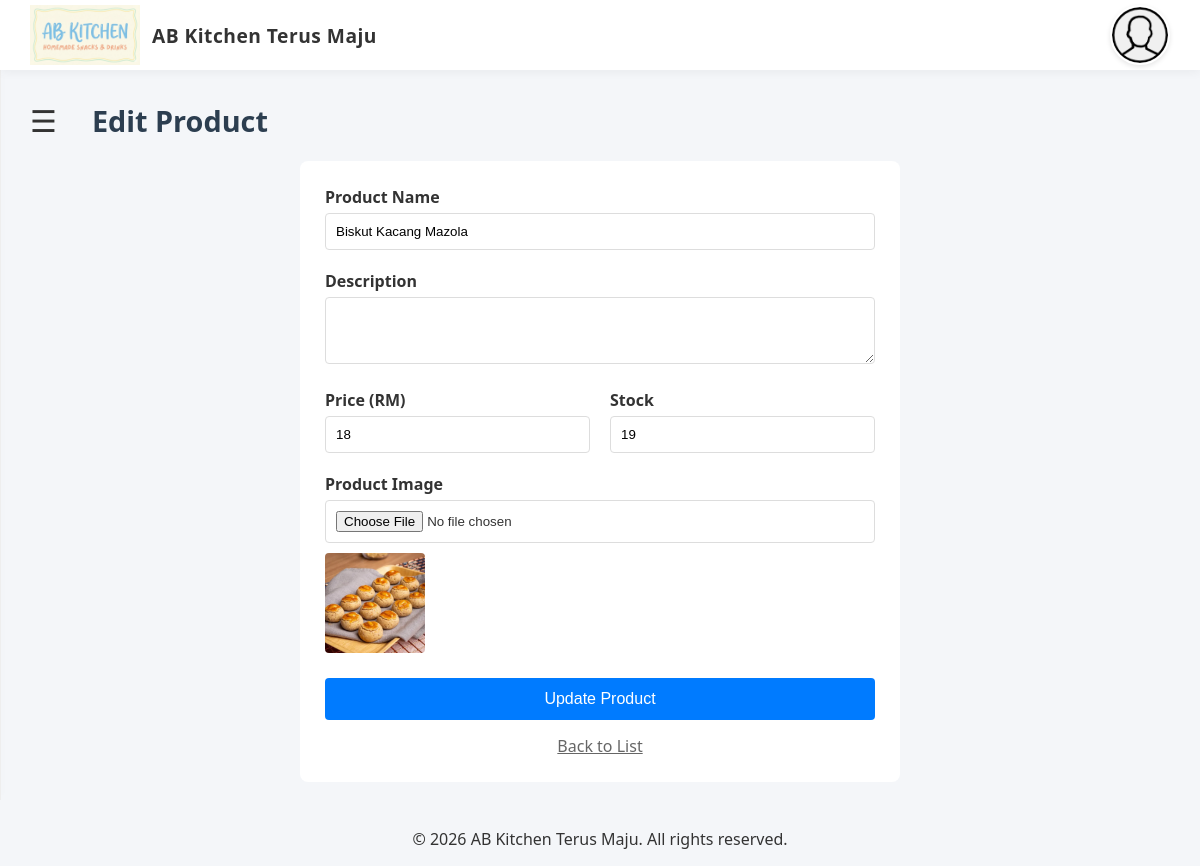
Before: /pages/products/edit_product.php?id=8 (signed in) with the older database file.
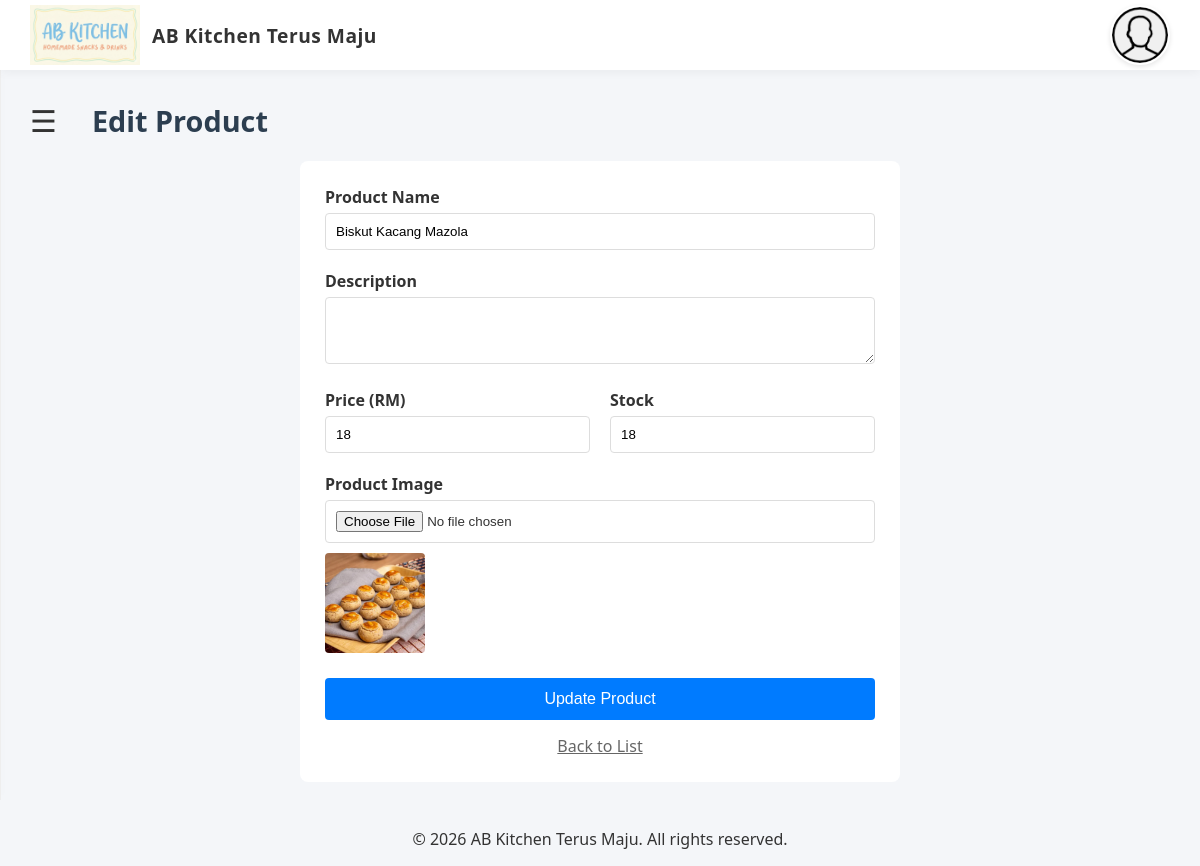
After: the same page with the newer database file.
### tables this page shows
CREATE TABLE products (
                id INTEGER PRIMARY KEY AUTOINCREMENT,
                name TEXT NOT NULL,
                description TEXT,
                price REAL NOT NULL,
                stock INTEGER DEFAULT 0,
                image_url TEXT,
                created_at DATETIME DEFAULT CURRENT_TIMESTAMP
            );

### pages/products/edit_product.php (the view, shortened to what this page needs)
<?php
require_once '../../header.php';
$id = $_GET['id'];
try {
    $stmt = $pdo->prepare("SELECT * FROM products WHERE id = ?");
    $stmt->execute([$id]);
    $product = $stmt->fetch();
} catch (PDOException $e) {
    die("Error: " . $e->getMessage());
}
?>
<!DOCTYPE html>
<html lang="en">
<head>
    <link rel="stylesheet" href="../../styles/admin_dashboard.css">
</head>
<body>
    <main class="dashboard-container" id="main">
        <div class="dashboard-header">
            <span class="menu-toggle" onclick="openNav(event)">&#9776;</span>
            <div class="welcome-banner">
                <h1>Edit Product</h1>
            </div>
        </div>
        <div class="form-container">
            <form method="POST" enctype="multipart/form-data">
                <div class="form-group">
                    <label>Product Name</label>
                    <input type="text" name="name" value="<?= htmlspecialchars($product['name']) ?>" required>
                </div>
                <div class="form-group">
                    <label>Description</label>
                    <textarea name="description" rows="3"><?= htmlspecialchars($product['description']) ?></textarea>
                </div>
                <div class="form-group" style="display:flex;gap:20px;">
                    <div style="flex:1;">
                        <label>Price (RM)</label>
                        <input type="number" step="0.01" name="price" value="<?= $product['price'] ?>" required>
                    </div>
                    <div style="flex:1;">
                        <label>Stock</label>
                        <input type="number" name="stock" value="<?= $product['stock'] ?>" required>
                    </div>
                </div>
                <div class="form-group">
                    <label>Product Image</label>
                    <input type="file" name="image" accept="image/*">
                    <?php if ($product['image_url']): ?>
                        <br><img src="../../images/product/<?= htmlspecialchars($product['image_url']) ?>" class="current-img">
                    <?php endif; ?>
                </div>
                <button type="submit" class="btn-submit">Update Product</button>
            </form>
            <a href="product_list.php" style="display:block;text-align:center;margin-top:15px;color:#666;">Back to List</a>
        </div>
    </main>
    <?php include '../../footer.php'; ?>
</body>
</html>

Changed rows visible on the page:
changed products "Biskut Kacang Mazola": stock "19" → "18"
